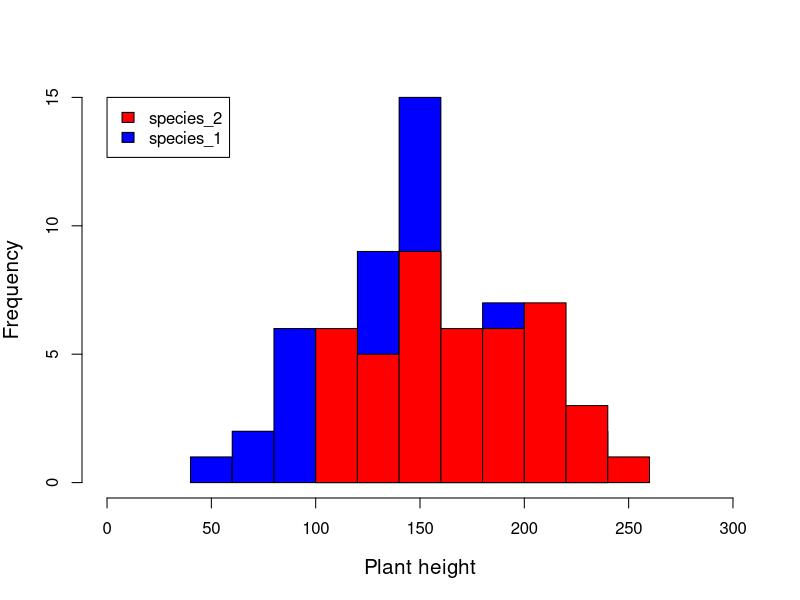
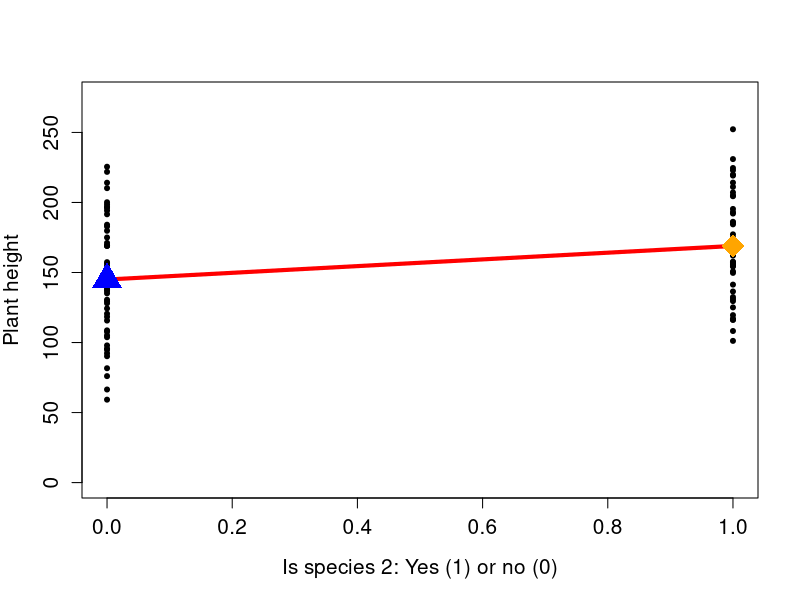
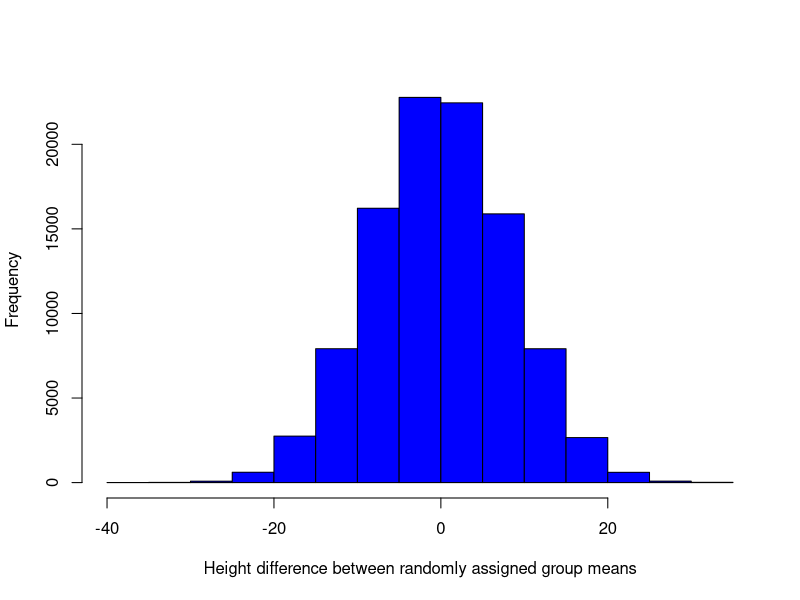

Generate these figures, in order, with R:
## ---- chunk 1
library(knitr);
## ---- chunk 2
species_n <- c("species_1", "species_2");
sim_pval  <- 0;
while(sim_pval > 0.05 | sim_pval < 0.001){
    species_eg  <- sample(x = species_n, size = 100, replace = TRUE);
    species1    <- as.numeric(species_eg == "species_1");
    species2    <- as.numeric(species_eg == "species_2");
    error       <- rnorm(n = 100, mean = 0, sd = 40);
    height      <- round(150 + (species2 * 20) + error, digits = 2);
    species_ID  <- as.factor(species_eg);
    plant_data  <- data.frame(height, species_ID);
    sim_mod     <- lm(plant_data$height ~ 1 + plant_data$species_ID);
    sim_pval    <- summary(sim_mod)$coefficients[2,4];
}
write.csv(plant_data, file = "two_discrete_x_values.csv", row.names = FALSE);
kable(plant_data[1:10,], align = "l");
## ---- chunk 3
species_1 <- plant_data$height[plant_data$species_ID == "species_1"];
## ---- chunk 4
print(species_1);
## ---- chunk 5
species_2 <- plant_data$height[plant_data$species_ID == "species_2"];
## ---- chunk 6
print(species_2);
## ---- chunk 7
hist(species_1, breaks = 10, col = "blue", xlim = c(0, 300), 
     main = "", xlab = "Plant height", cex.lab = 1.25, ylim = c(0, 15));
hist(species_2, breaks = 10, col = "red", add = TRUE)
legend(x = 0, y = 15, fill = c("red", "blue"), 
       legend = c("species_2", "species_1"));
## ---- chunk 8
t.test(species_1, species_2, var.equal = TRUE);
## ---- chunk 9
ttest1 <- t.test(species_1, species_2, var.equal = TRUE);
## ---- chunk 10
lmod1 <- lm(plant_data$height ~ 1 + plant_data$species_ID);
summary(lmod1);
## ---- chunk 11
is_species_2 <- as.numeric(species_ID == "species_2");
lm_table_eg <- data.frame(height, is_species_2);
kable(lm_table_eg[1:10,], align = "l");
## ---- chunk 12
plot(x = lm_table_eg$is_species_2, y = lm_table_eg$height, ylim = c(0, 275), 
     pch = 20, cex.axis = 1.25, cex.lab = 1.25, ylab = "Plant height",
     xlab = "Is species 2: Yes (1) or no (0)");
lines(x = c(0, 1), y = c(summary(lmod1)$coefficients[1,1], 
      summary(lmod1)$coefficients[1,1] + summary(lmod1)$coefficients[2,1]),
      col = "red", lwd = 4);
points(x = 0, y = summary(lmod1)$coefficients[1,1], pch = 17, col = "blue",
       cex = 3);
points(x = 1, y = summary(lmod1)$coefficients[1,1] + 
       summary(lmod1)$coefficients[2,1], pch = 18, col = "orange", cex = 3);
## ---- chunk 13
aov_1 <- aov(plant_data$height ~ plant_data$species_ID);
summary(aov_1);
## ---- chunk 14
kable(plant_data[1:10,], align = "l");
## ---- chunk 15
species <- tapply(X = plant_data$height, INDEX = plant_data$species_ID, 
                  FUN = mean);
height_diffs <- as.numeric( species[1] - species[2] );
print(height_diffs);
## ---- chunk 16
null_diff  <- NULL;  # Place where the random diffs will go
iterations <- 99999; # Number of reshuffles
iter       <- 1;     # Start with the first
while(iter < iterations){
  new_species_ID  <- sample(x    = plant_data$species_ID, 
                            size = length(plant_data$species_ID));
  new_species     <- tapply(X = plant_data$height, INDEX = new_species_ID,
                            FUN = mean);
  new_diffs       <- as.numeric( new_species[1] - new_species[2] );
  null_diff[iter] <- new_diffs;
  iter            <- iter + 1;
}
## ---- chunk 17
hist(null_diff, main = "", xlab = "Height difference between randomly assigned group means",
     col = "blue");
## ---- chunk 18
p_value <- sum(abs(null_diff) > abs(height_diffs)) / 100000;
## ---- chunk 19
species_n <- c("species_1", "species_2", "species_3");
sim_pval  <- 0;
while(sim_pval > 0.05 | sim_pval < 0.001){
    species_eg  <- sample(x = species_n, size = 100, replace = TRUE);
    species1    <- as.numeric(species_eg == "species_1");
    species2    <- as.numeric(species_eg == "species_2");
    species3    <- as.numeric(species_eg == "species_3");
    error       <- rnorm(n = 100, mean = 0, sd = 40);
    height      <- round(150 + (species2 * 20) + error, digits = 2);
    species_ID  <- as.factor(species_eg);
    plant_data  <- data.frame(height, species_ID);
    sim_mod     <- lm(plant_data$height ~ 1 + plant_data$species_ID);
    sim_pval    <- summary(sim_mod)$coefficients[2,4];
}
write.csv(plant_data, file = "three_discrete_x_values.csv", row.names = FALSE);
kable(plant_data[1:10,], align = "l");
## ---- chunk 20
aov_2 <- aov(plant_data$height ~ plant_data$species_ID);
summary(aov_2);
## ---- chunk 21
lmod2 <- lm(plant_data$height ~ 1 + plant_data$species_ID);
summary(lmod2);
## ---- chunk 22
tapply(X = plant_data$height, INDEX = plant_data$species_ID, FUN = mean);
## ---- chunk 23
pd_mns <- tapply(X = plant_data$height, INDEX = plant_data$species_ID, FUN = mean);
